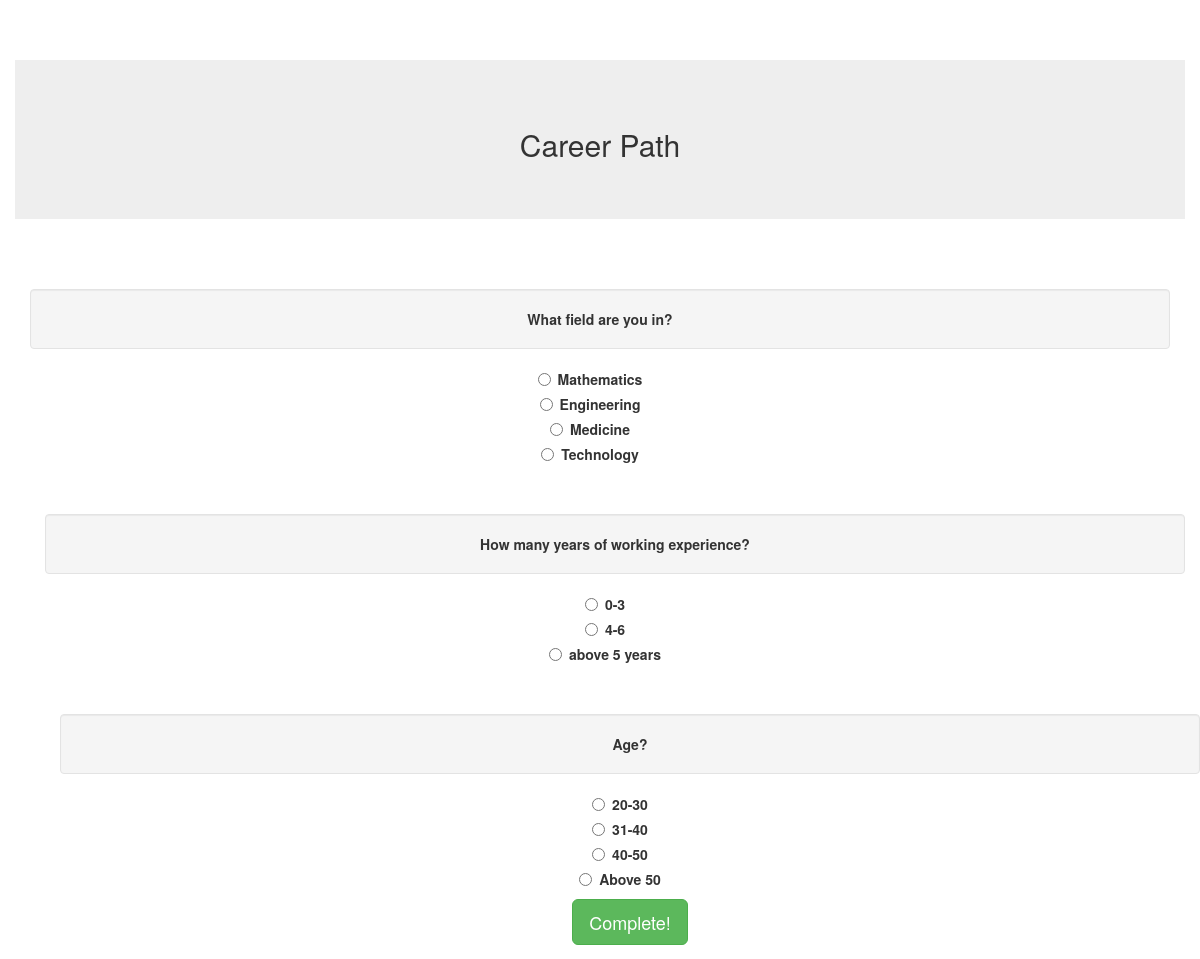
The app's page /survey/1/ with its own data.
### survey/models.py (models this page shows)
class Survey(models.Model):
    title = models.CharField(max_length = 200)

class Question(models.Model):
    question_text = models.CharField(max_length = 900)
    survey = models.ForeignKey(Survey, on_delete=models.CASCADE)

class Choice(models.Model):
    choice_text = models.TextField()
    question = models.ForeignKey(Question, on_delete=models.CASCADE)

### survey/views.py (the view)
# urls.py: url(r'^survey/(?P<object_id>\d+)/$', views.survey_view, name = "survey-detail"),
def survey_view(request, object_id = None):
    try:
        survey = Survey.objects.get(id=object_id)
        questions = survey.question_set.all()
        ctx = {'survey': survey, 'questions': questions}
    except:
        return render(request, 'surveynotfound-error.html', {'sv_id': object_id})
    return render(request, 'survey-take.html', ctx )

### survey/templates/survey-take.html (shortened to what this page needs)
<html>
<head>
	<link href="http://maxcdn.bootstrapcdn.com/bootstrap/3.2.0/css/bootstrap.min.css" rel="stylesheet">
</head>
<body>
	<div class = "jumbotron container centerdv header-top">
		<h2>{{survey.title}}</h2>
	</div>
	<form method = "post" action = {% url 'fill-survey' %}>
	{% for question in questions %}
	<div class = "container centerdv">
		<div class = "well page-header">
			<b>{{question.question_text}}</b>
		</div>
		{% for choice in question.choice_set.all %}
	    <label class="radio inline">
            <input type="radio" name ="question{{question.id}}" value={{choice.id}}>
            {{choice.choice_text}}
        </label>
        {% endfor %}
	{% endfor %}
	        <input type = "submit" value = "Complete!" class = "btn btn-lg btn-success">
    	</div>
	</div>
	</body>
	</html>

### survey/templates/survey-take.html (style rules this page uses)
.centerdv { margin-left: auto; margin-right: auto; text-align: center; }
.header-top { margin-top: 5%; }

### records on screen
Survey: title "Career Path"
Question: question_text "What field are you in?"
Choice: choice_text "Mathematics"
Choice: choice_text "Engineering"
Choice: choice_text "Medicine"
Choice: choice_text "Technology"
Question: question_text "How many years of working experience?"
Choice: choice_text "0-3"
Choice: choice_text "4-6"
Choice: choice_text "above 5 years"
Question: question_text "Age?"
Choice: choice_text "20-30"
Choice: choice_text "31-40"
Choice: choice_text "40-50"
Choice: choice_text "Above 50"
